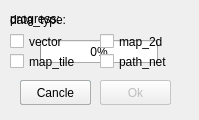
<?xml version="1.0" encoding="UTF-8"?>
<ui version="4.0">
 <class>SyncMapDialog</class>
 <widget class="QDialog" name="SyncMapDialog">
  <property name="geometry">
   <rect>
    <x>0</x>
    <y>0</y>
    <width>199</width>
    <height>120</height>
   </rect>
  </property>
  <property name="windowTitle">
   <string>Dialog</string>
  </property>
  <widget class="QProgressBar" name="bar_progress">
   <property name="geometry">
    <rect>
     <x>40</x>
     <y>40</y>
     <width>118</width>
     <height>23</height>
    </rect>
   </property>
   <property name="value">
    <number>0</number>
   </property>
  </widget>
  <widget class="QLabel" name="le_data_type">
   <property name="geometry">
    <rect>
     <x>10</x>
     <y>10</y>
     <width>71</width>
     <height>20</height>
    </rect>
   </property>
   <property name="text">
    <string>data_type:</string>
   </property>
  </widget>
  <widget class="QLabel" name="le_progress">
   <property name="geometry">
    <rect>
     <x>10</x>
     <y>10</y>
     <width>67</width>
     <height>17</height>
    </rect>
   </property>
   <property name="text">
    <string>progress:</string>
   </property>
  </widget>
  <widget class="QCheckBox" name="cb_vector">
   <property name="geometry">
    <rect>
     <x>10</x>
     <y>30</y>
     <width>71</width>
     <height>23</height>
    </rect>
   </property>
   <property name="text">
    <string>vector</string>
   </property>
  </widget>
  <widget class="QCheckBox" name="cb_map_2d">
   <property name="geometry">
    <rect>
     <x>100</x>
     <y>30</y>
     <width>81</width>
     <height>23</height>
    </rect>
   </property>
   <property name="text">
    <string>map_2d</string>
   </property>
  </widget>
  <widget class="QCheckBox" name="cb_map_tile">
   <property name="geometry">
    <rect>
     <x>10</x>
     <y>50</y>
     <width>81</width>
     <height>23</height>
    </rect>
   </property>
   <property name="text">
    <string>map_tile</string>
   </property>
  </widget>
  <widget class="QCheckBox" name="cb_path_net">
   <property name="geometry">
    <rect>
     <x>100</x>
     <y>50</y>
     <width>81</width>
     <height>23</height>
    </rect>
   </property>
   <property name="text">
    <string>path_net</string>
   </property>
  </widget>
  <widget class="QPushButton" name="pb_cancle">
   <property name="geometry">
    <rect>
     <x>20</x>
     <y>80</y>
     <width>71</width>
     <height>25</height>
    </rect>
   </property>
   <property name="text">
    <string>Cancle</string>
   </property>
  </widget>
  <widget class="QPushButton" name="pb_ok">
   <property name="geometry">
    <rect>
     <x>100</x>
     <y>80</y>
     <width>71</width>
     <height>25</height>
    </rect>
   </property>
   <property name="text">
    <string>Ok</string>
   </property>
  </widget>
  <widget class="QPushButton" name="pb_cancle_2">
   <property name="geometry">
    <rect>
     <x>20</x>
     <y>80</y>
     <width>71</width>
     <height>25</height>
    </rect>
   </property>
   <property name="text">
    <string>Cancle</string>
   </property>
  </widget>
  <widget class="QPushButton" name="pb_ok_2">
   <property name="enabled">
    <bool>false</bool>
   </property>
   <property name="geometry">
    <rect>
     <x>100</x>
     <y>80</y>
     <width>71</width>
     <height>25</height>
    </rect>
   </property>
   <property name="text">
    <string>Ok</string>
   </property>
  </widget>
 </widget>
 <resources/>
 <connections/>
</ui>
